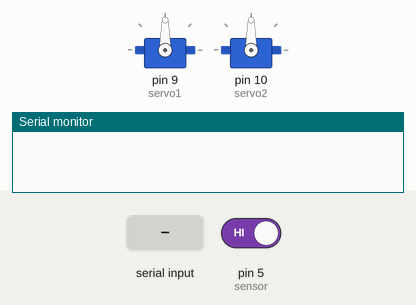
This sketch was run on a simulated Arduino Uno, built with avr-gcc and run on an emulated ATmega328P. Parts: 2 × servo, the last lines printed to the serial monitor. The test bench sets the inputs (shaded band); at power-on: pin 5 (sensor) HIGH.

Above: at 1.2 s.
1.3 s: "4\n" received over Serial
At 3.0 s:
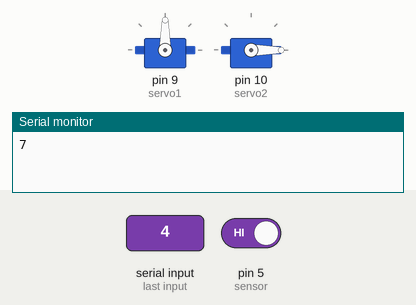
4.0 s: "3\n" received over Serial
At 6.2 s:
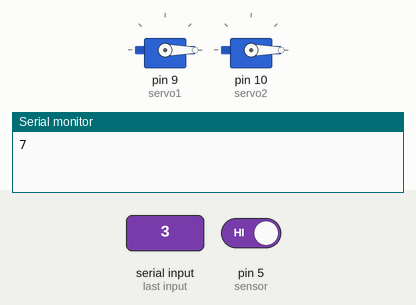
6.7 s: "4\n" received over Serial
At 7.82 s:
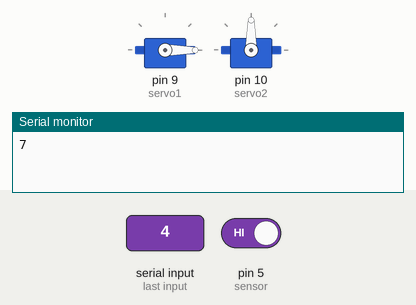
Timing chart, 0 to 9.7 s (numbered marks = the images above; inputs shaded):
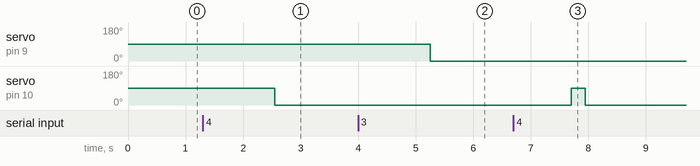

Measured:
- after the input at 1.3 s, servo on pin 10 (servo2): 90° → 0° after 1.3 s
- after the input at 4.0 s, servo on pin 9 (servo1): 90° → 0° after 1.3 s
- after the input at 6.7 s, servo on pin 10 (servo2): 0° → 90° after 1.0 s, → 0° 0.25 s later

The sketch:

do_an.ino
```cpp
#include <Servo.h>
#include <stdio.h>

Servo myservo1;
Servo myservo2;

//Khai báo chân

int servo1 = 9;
int servo2 = 10;
int sensor = 5;
int pos = 0;
int x;
//int z;

void setup() {
    myservo1.attach(servo1);
    myservo2.attach(servo2);
    pinMode(sensor,INPUT);
    digitalWrite(sensor, 1);
    Serial.begin(9600);
}

void loop() {
//  Serial.println(digitalRead(sensor));
  // Đọc ký tự từ Serial rồi chuyển sang int
  x = Serial.readString().toInt();
  // Nếu sensor phát hiện vật thì gửi số 9 vào Serial ở dòng mới
  if (digitalRead(sensor)==LOW)
  {
    Serial.println('9');
    delay(5000);
  }
  // Nếu đọc được số 3 ở Serial thì cho motor1 quay
  if (x==3)
  {

    myservo1.write(90);
    delay(250);
    myservo1.write(0);
    delay(250);
//    Serial.print("8");
  }
  //Nếu đọc được số 4 ở Serial thì cho motor2 quay
  if (x==4)
  {

    myservo2.write(90);
    delay(250);
    myservo2.write(0);
    delay(250);
    Serial.println("7");
  }
}
```
